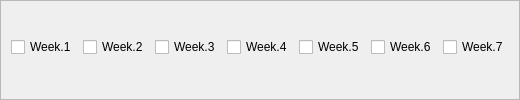
    <widget class="QFrame" name="frameWeekdayButtonContainer">
     <property name="minimumSize">
      <size>
       <width>0</width>
       <height>30</height>
      </size>
     </property>
     <property name="frameShape">
      <enum>QFrame::StyledPanel</enum>
     </property>
     <property name="frameShadow">
      <enum>QFrame::Raised</enum>
     </property>
     <layout class="QHBoxLayout" name="horizontalLayout_2">
      <property name="leftMargin">
       <number>10</number>
      </property>
      <property name="topMargin">
       <number>0</number>
      </property>
      <property name="rightMargin">
       <number>10</number>
      </property>
      <property name="bottomMargin">
       <number>5</number>
      </property>
      <item>
       <widget class="QCheckBox" name="checkMonday">
        <property name="text">
         <string>Week.1</string>
        </property>
       </widget>
      </item>
      <item>
       <widget class="QCheckBox" name="checkTuesday">
        <property name="text">
         <string>Week.2</string>
        </property>
       </widget>
      </item>
      <item>
       <widget class="QCheckBox" name="checkWednesday">
        <property name="text">
         <string>Week.3</string>
        </property>
       </widget>
      </item>
      <item>
       <widget class="QCheckBox" name="checkThursday">
        <property name="text">
         <string>Week.4</string>
        </property>
       </widget>
      </item>
      <item>
       <widget class="QCheckBox" name="checkFriday">
        <property name="text">
         <string>Week.5</string>
        </property>
       </widget>
      </item>
      <item>
       <widget class="QCheckBox" name="checkSaturday">
        <property name="text">
         <string>Week.6</string>
        </property>
       </widget>
      </item>
      <item>
       <widget class="QCheckBox" name="checkSunday">
        <property name="text">
         <string>Week.7</string>
        </property>
       </widget>
      </item>
     </layout>
    </widget>
